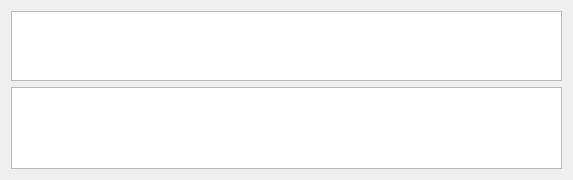
<?xml version="1.0" encoding="UTF-8"?>
<ui version="4.0">
 <class>Form</class>
 <widget class="QWidget" name="Form">
  <property name="geometry">
   <rect>
    <x>0</x>
    <y>0</y>
    <width>573</width>
    <height>180</height>
   </rect>
  </property>
  <property name="sizePolicy">
   <sizepolicy hsizetype="Preferred" vsizetype="Maximum">
    <horstretch>1</horstretch>
    <verstretch>1</verstretch>
   </sizepolicy>
  </property>
  <property name="minimumSize">
   <size>
    <width>0</width>
    <height>0</height>
   </size>
  </property>
  <property name="windowTitle">
   <string>Robot</string>
  </property>
  <property name="autoFillBackground">
   <bool>true</bool>
  </property>
  <layout class="QGridLayout" name="gridLayout">
   <item row="0" column="0">
    <widget class="QListView" name="content_view">
     <property name="sizePolicy">
      <sizepolicy hsizetype="Expanding" vsizetype="Expanding">
       <horstretch>0</horstretch>
       <verstretch>1</verstretch>
      </sizepolicy>
     </property>
    </widget>
   </item>
   <item row="1" column="0">
    <widget class="QTextEdit" name="log_view">
     <property name="sizePolicy">
      <sizepolicy hsizetype="Expanding" vsizetype="Expanding">
       <horstretch>0</horstretch>
       <verstretch>4</verstretch>
      </sizepolicy>
     </property>
     <property name="font">
      <font>
       <family>Monospace</family>
      </font>
     </property>
     <property name="lineWrapMode">
      <enum>QTextEdit::NoWrap</enum>
     </property>
     <property name="readOnly">
      <bool>true</bool>
     </property>
    </widget>
   </item>
  </layout>
 </widget>
 <resources/>
 <connections/>
</ui>
